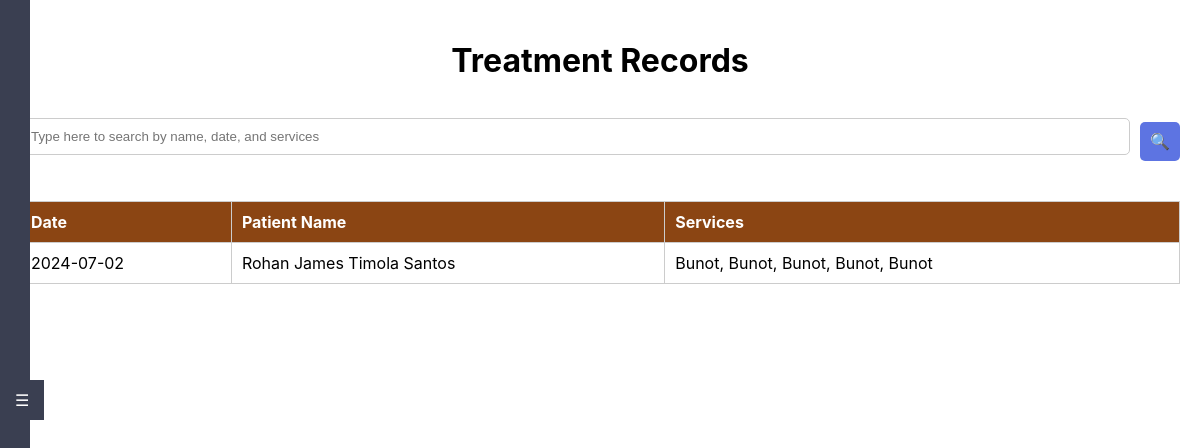
/treatment_records (signed in), run on an earlier commit of the app's database.
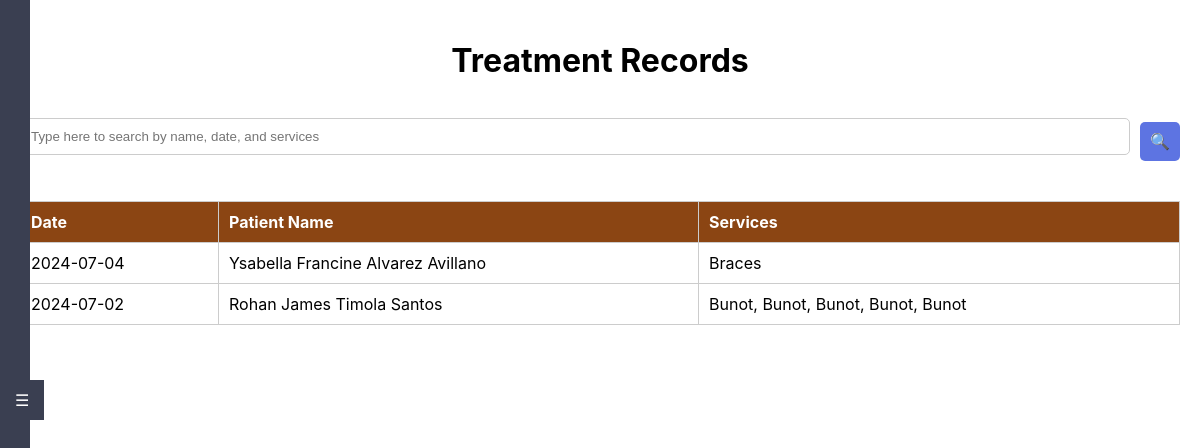
And on a later commit of the database.
### tables this page shows
CREATE TABLE services (
    id INTEGER PRIMARY KEY AUTOINCREMENT,
    patient_id INTEGER NOT NULL,
    service_name TEXT NOT NULL,
    amount REAL NOT NULL,
    payment_date DATE NOT NULL,
    FOREIGN KEY (patient_id) REFERENCES patients(patient_id)
);

### app.py (the view)
@app.route('/treatment_records')
@role_required([1, 2])  # Both admin and user can access
def treatment_records():
    conn = get_db_connection()
    records = conn.execute('''
        SELECT s.payment_date AS treatment_date,
               p.first_name || ' ' || p.middle_name || ' ' || p.last_name AS patient_name,
               GROUP_CONCAT(s.service_name, ', ') AS services
        FROM services s
        JOIN patients p ON s.patient_id = p.patient_id
        GROUP BY s.payment_date, p.first_name, p.middle_name, p.last_name
        ORDER BY s.payment_date DESC
    ''').fetchall()
    conn.close()
    return render_template('treatment_records.html', records=records)

### app.py (called while the page is built)
def role_required(roles):
    def decorator(f):
        @wraps(f)
        def decorated_function(*args, **kwargs):
            if 'role_id' not in session:
                flash('You need to be logged in to access this page.')
                return redirect(url_for('login'))
            user_role_id = session['role_id']
            if user_role_id not in roles:
                flash('You do not have permission to access this page.')
                return redirect(url_for('dashboard'))
            return f(*args, **kwargs)
        return decorated_function
    return decorator

def get_db_connection():
    conn = sqlite3.connect(app.config['DATABASE'], timeout=30)
    conn.execute('PRAGMA journal_mode=WAL')
    conn.row_factory = sqlite3.Row
    return conn

### templates/treatment_records.html (shortened to what this page needs)
<!DOCTYPE html>
<html lang="en">
<head>
    <link rel="stylesheet" href="{{ url_for('static', filename='styles.css') }}">
</head>
<body>
    <div class="sidebar-tab" id="toggleSidebar">☰</div>
    <div id="sidebar" class="sidebar">
        <ul>
            <li><a href="{{ url_for('dashboard') }}">Dashboard</a></li>
            <li><a href="{{ url_for('profile') }}">Profile</a></li>
            <li><a href="{{ url_for('users') }}">Users</a></li>
            <li><a href="{{ url_for('treatments') }}">Treatment</a></li>
            <li><a href="{{ url_for('maintenance') }}">Maintenance</a></li>
            <br>
            <br>
            <br>
            <br>
            <br>
            <br>
        </ul>
    </div>
    <div class="treatment-container">
        <div class="treatment-header">
            <h1>Treatment Records</h1>
        </div>
        <div class="treatment-search-bar">
            <input type="text" placeholder="Type here to search by name, date, and services">
            <button class="treatment-search-btn">🔍</button>
        </div>
        <table class="treatment-table">
            <thead>
                <tr>
                    <th>Date</th>
                    <th>Patient Name</th>
                    <th>Services</th>
                </tr>
            </thead>
            <tbody>
                {% for record in records %}
                <tr>
                    <td>{{ record['treatment_date'] }}</td>
                    <td>{{ record['patient_name'] }}</td>
                    <td>{{ record['services'] }}</td>
                </tr>
                {% endfor %}
            </tbody>
        </table>
    </div>
</body>
</html>

What changed in the data, as far as the page shows it:
added services: treatment_date "2024-07-04", patient_name "Ysabella Francine Alvarez Avillano", services "Braces"
